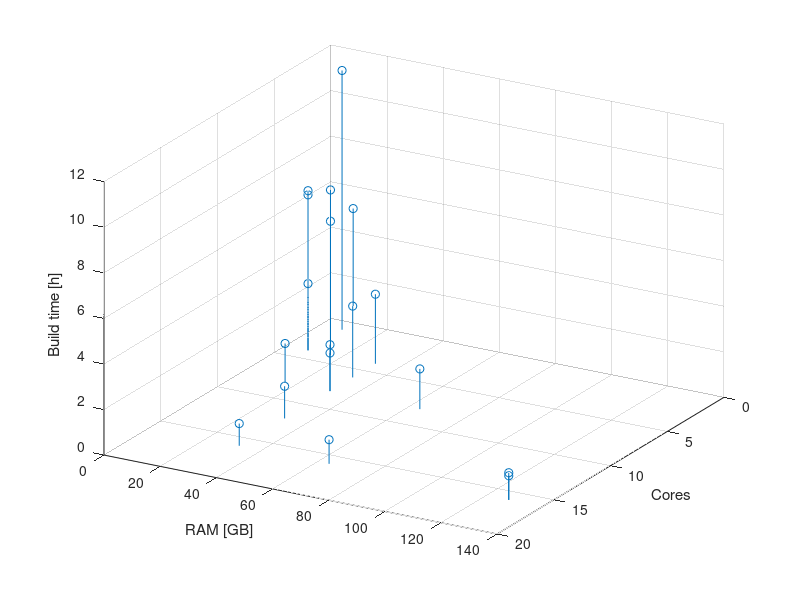
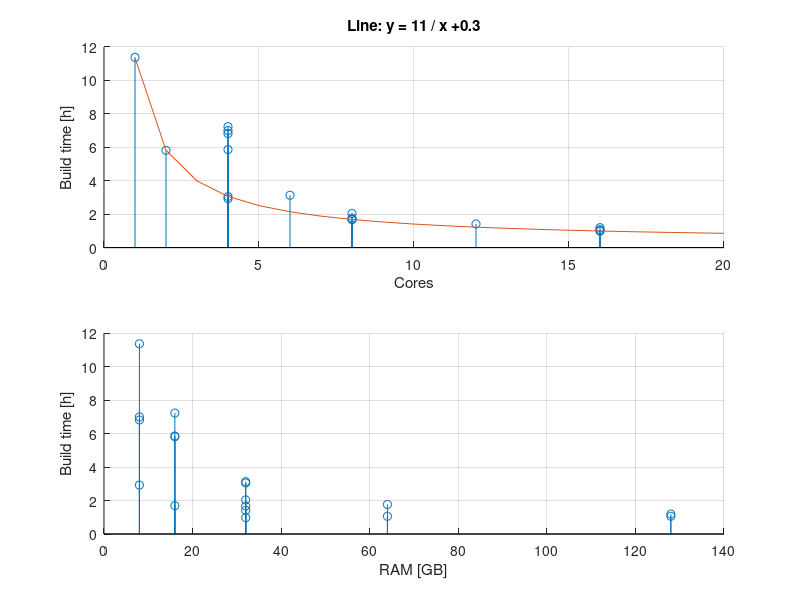

Source code (MATLAB) for these figures, in order:
#!/usr/bin/env octave-cli

clear

data = [
%                             0_HD
%                      Total  1_SSD  Avail. Used
%   Machine Cores GHz  RAM_GB 2_NVMe RAM_GB Swap_GB Image_s SDK_s
    1       4     3.0  16     0      10     0       14315   6784
    2       4     2.0  16     1      14     0       15404   10638
    3.1     4     2.2  8      1      7.2    0       15133   10079
    4.1     4     1.6  8      0      7.3    0       14631   9926
    5.1     6     1.9  32     1      30     0       6598    4675
    1001    16    2.0  64     2      61     0       2194    1620
    1002    8     2.0  64     2      62     0       3668    2691
    1003    16    2.0  32     2      30     0       1950    1561
    1004    8     2.0  32     2      30     0       3539    2481
    1005    4     2.0  32     2      30     0       6507    4483
    1006    8     2.0  16     2      15     0       3576    2522
    1007    4     2.0  8      2      7.3    0       6139    4389
    1008    2     2.0  16     2      15     0       12573   8367
    1009    1     2.0  8      2      7.3    0       24870   16095
    1010    12    4.0  32     1      30     0       2973    2116
    1011    8     3.8  32     1      30     0       4329    3006
    1012    16    3.7  128    2      124    0       2214    1602
    1013    16    3.2  128    2      124    0       2471    1824
];

machine = data(:,1);
cores = data(:,2);
ghz = data(:,3);
total_ram = data(:,4);
ssd = data(:,5);
avail_ram = data(:,6);
used_swap = data(:,7);
time_image = data(:,8) / 3600;
time_sdk = data(:,9) / 3600;

cores = cores;
ram = total_ram;
time = time_image + time_sdk;

hm = @(x)([floor(x) round((x-floor(x))*60)]);

%%%%%%%%%%%%%%%%%%%%%%%%%%%%%%%%%%%%%%%%%%%%%%%%%%%%%%%%%%%%%%%%%%%%%%%%
% Best fit for y = A/x + B
% Virtual Server, AMD EPYC-Rome Processor @ 2 GHz
%%%%%%%%%%%%%%%%%%%%%%%%%%%%%%%%%%%%%%%%%%%%%%%%%%%%%%%%%%%%%%%%%%%%%%%%

data_BF = [
%                             0_HD
%                      Total  1_SSD  Avail. Used
%   Machine Cores GHz  RAM_GB 2_NVMe RAM_GB Swap_GB Image_s SDK_s
    1001    16    2.0  64     2      61     0       2194    1620
    1002    8     2.0  64     2      62     0       3668    2691
    1003    16    2.0  32     2      30     0       1950    1561
    1004    8     2.0  32     2      30     0       3539    2481
    1005    4     2.0  32     2      30     0       6507    4483
    1006    8     2.0  16     2      15     0       3576    2522
    1007    4     2.0  8      2      7.3    0       6139    4389
    1008    2     2.0  16     2      15     0       12573   8367
    1009    1     2.0  8      2      7.3    0       24870   16095
];

time_BF = ( data_BF(:,8) + data_BF(:,9) ) / 3600;
cores_BF = data_BF(:,2);

Y = time_BF;
X = [1./cores_BF ones(length(cores_BF), 1)];

% Least squares
W = inv(X' * X) * X' * Y;
A = W(1)
B = W(2)

%%%%%%%%%%%%%%%%%%%%%%%%%%%%%%%%%%%%%%%%%%%%%%%%%%%%%%%%%%%%%%%%%%%%%%%%
% Figure 1
%%%%%%%%%%%%%%%%%%%%%%%%%%%%%%%%%%%%%%%%%%%%%%%%%%%%%%%%%%%%%%%%%%%%%%%%

figure(1),clf
hold on

stem3(cores, ram, time, 'o')
xmin = xlim()(1);
xmax = xlim()(2);
ymin = ylim()(1);
ymax = ylim()(2);
nticks = min(length(xticks()),length(yticks()));

% No negative build time
axis([axis() 0 ceil(max(time))])

xlabel('Cores')
ylabel('RAM [GB]')
zlabel('Build time [h]')
az = 180 - 60;
el = 30;
view(az, el)
grid on

hold off

print images/build-time-1.svg

%%%%%%%%%%%%%%%%%%%%%%%%%%%%%%%%%%%%%%%%%%%%%%%%%%%%%%%%%%%%%%%%%%%%%%%%
% Figure 2.a
%%%%%%%%%%%%%%%%%%%%%%%%%%%%%%%%%%%%%%%%%%%%%%%%%%%%%%%%%%%%%%%%%%%%%%%%

figure(2),clf

subplot(2,1,1)
hold on

stem(cores, time, 'o')
xmin = xlim()(1);
xmax = xlim()(2);

% Equation
x = xmin:xmax;
y = A ./ x + B;
plot(x, y, '-')

% No negative build time
a = axis(); a(3) = 0; a(4) = ceil(max(time)); axis(a)
eq_2a = sprintf('Line: y = %.2g / x %+.2g', [A abs(B)])
title(eq_2a)
xlabel('Cores')
ylabel('Build time [h]')
grid on

hold off

%%%%%%%%%%%%%%%%%%%%%%%%%%%%%%%%%%%%%%%%%%%%%%%%%%%%%%%%%%%%%%%%%%%%%%%%
% Figure 2.b
%%%%%%%%%%%%%%%%%%%%%%%%%%%%%%%%%%%%%%%%%%%%%%%%%%%%%%%%%%%%%%%%%%%%%%%%

subplot(2,1,2)
hold on

stem(ram, time, 'o')
xmin = xlim()(1);
xmax = xlim()(2);

% No negative build time
a = axis(); a(3) = 0; a(4) = ceil(max(time)); axis(a)

xlabel('RAM [GB]')
ylabel('Build time [h]')
grid on

hold off

print images/build-time-2.svg
